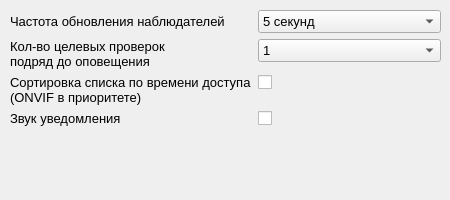
<?xml version="1.0" encoding="UTF-8"?>
<ui version="4.0">
 <class>SettingsDialog</class>
 <widget class="QDialog" name="SettingsDialog">
  <property name="geometry">
   <rect>
    <x>0</x>
    <y>0</y>
    <width>450</width>
    <height>200</height>
   </rect>
  </property>
  <property name="minimumSize">
   <size>
    <width>450</width>
    <height>200</height>
   </size>
  </property>
  <property name="maximumSize">
   <size>
    <width>450</width>
    <height>200</height>
   </size>
  </property>
  <property name="windowTitle">
   <string>Dialog</string>
  </property>
  <widget class="QWidget" name="formLayoutWidget">
   <property name="geometry">
    <rect>
     <x>10</x>
     <y>10</y>
     <width>431</width>
     <height>181</height>
    </rect>
   </property>
   <layout class="QFormLayout" name="formLayout">
    <item row="0" column="0">
     <widget class="QLabel" name="update_lb">
      <property name="enabled">
       <bool>true</bool>
      </property>
      <property name="minimumSize">
       <size>
        <width>200</width>
        <height>0</height>
       </size>
      </property>
      <property name="font">
       <font>
        <pointsize>10</pointsize>
       </font>
      </property>
      <property name="text">
       <string>Частота обновления наблюдателей</string>
      </property>
     </widget>
    </item>
    <item row="0" column="1">
     <widget class="QComboBox" name="update_cb">
      <property name="font">
       <font>
        <pointsize>10</pointsize>
       </font>
      </property>
      <item>
       <property name="text">
        <string>5 секунд</string>
       </property>
      </item>
      <item>
       <property name="text">
        <string>10 секунд</string>
       </property>
      </item>
      <item>
       <property name="text">
        <string>15 секунд</string>
       </property>
      </item>
     </widget>
    </item>
    <item row="1" column="0">
     <widget class="QLabel" name="check_for_trigger_lb">
      <property name="font">
       <font>
        <pointsize>10</pointsize>
       </font>
      </property>
      <property name="text">
       <string>Кол-во целевых проверок подряд до оповещения</string>
      </property>
      <property name="wordWrap">
       <bool>true</bool>
      </property>
     </widget>
    </item>
    <item row="1" column="1">
     <widget class="QComboBox" name="check_for_trigger_cb">
      <property name="font">
       <font>
        <pointsize>10</pointsize>
       </font>
      </property>
      <item>
       <property name="text">
        <string>1</string>
       </property>
      </item>
      <item>
       <property name="text">
        <string>2</string>
       </property>
      </item>
      <item>
       <property name="text">
        <string>3</string>
       </property>
      </item>
     </widget>
    </item>
    <item row="2" column="1">
     <widget class="QCheckBox" name="sort_ch">
      <property name="font">
       <font>
        <pointsize>10</pointsize>
       </font>
      </property>
      <property name="text">
       <string/>
      </property>
     </widget>
    </item>
    <item row="2" column="0">
     <widget class="QLabel" name="sort_lb">
      <property name="maximumSize">
       <size>
        <width>16777215</width>
        <height>16777215</height>
       </size>
      </property>
      <property name="font">
       <font>
        <pointsize>10</pointsize>
       </font>
      </property>
      <property name="text">
       <string>Сортировка списка по времени доступа
(ONVIF в приоритете)</string>
      </property>
      <property name="wordWrap">
       <bool>false</bool>
      </property>
     </widget>
    </item>
    <item row="3" column="0">
     <widget class="QLabel" name="notify_sound_lb">
      <property name="font">
       <font>
        <pointsize>10</pointsize>
       </font>
      </property>
      <property name="text">
       <string>Звук уведомления</string>
      </property>
     </widget>
    </item>
    <item row="3" column="1">
     <widget class="QCheckBox" name="notify_sound_ch">
      <property name="font">
       <font>
        <pointsize>10</pointsize>
       </font>
      </property>
     </widget>
    </item>
   </layout>
  </widget>
 </widget>
 <resources/>
 <connections/>
</ui>
